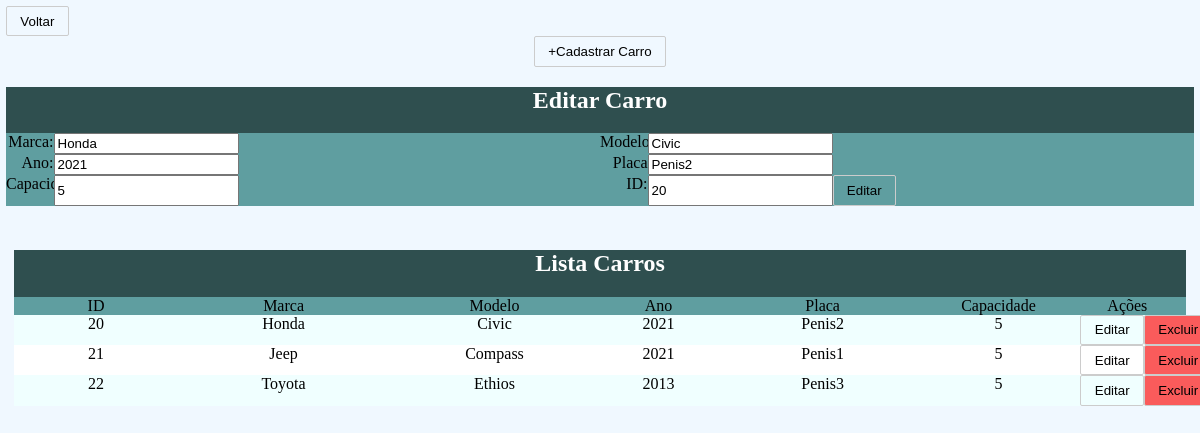
Screenshot of /carros.php?id=20 with the database file from the repository.
### tables this page shows
CREATE TABLE `carros` (
  `id` int(11) NOT NULL,
  `marca` varchar(50) NOT NULL,
  `modelo` varchar(50) NOT NULL,
  `ano` int(11) NOT NULL,
  `placa` varchar(10) NOT NULL,
  `capacidade_passageiros` int(11) NOT NULL
);

### carros.php (the view, shortened to what this page needs)
<link rel="stylesheet" href="style.css">
<?php
include_once("conexao.php");
$edt = "none";
if ($_GET != null) {
    $id = $_GET["id"];
    $sql = "SELECT * FROM CARROS WHERE ID = '$id'";
    $editar = $conexao->query($sql);
    $dados = $editar->fetch_assoc();
    $edtId     = $dados["id"];
    $edtMarca  = $dados["marca"];
    $edtModelo = $dados["modelo"];
    $edtAno    = $dados["ano"];
    $edtPlaca  = $dados["placa"];
    $edtCap    = $dados["capacidade_passageiros"];
    $edt       = "block";
}
?>
<a href="index.php"><button class="btn">Voltar</button></a>
<div style="text-align: center;">
    <button class="btn" onclick="aparecerCadastrar()">+Cadastrar Carro</button>
    <div id="edt" style="display: <?= $edt ?>;">
        <div>
            <form action="editarCarro.php" method="post">
                <div style="background-color: darkslategray; text-align:center">
                    <h2 style="color: white">Editar Carro</h2>
                    <div style="background-color:cadetblue; width:100%;">
                        <div style="display: flex;">
                            <div style="display: flex; width:50%">
                                <label for="marca" style="width: 8%; text-align:right">Marca: </label>
                                <input type="text" id="marca" name="marca" value="<?= $edtMarca ?>">
                            </div>
                            <div style="display: flex; width:50%">
                                <label for="modelo" style="width: 8%; text-align:right">Modelo: </label>
                                <input type="text" id="modelo" name="modelo" value="<?= $edtModelo ?>">
                            </div>
                        </div>
                        <div style="display: flex;">
                            <div style="display: flex; width:50%">
                                <label for="ano" style="width: 8%; text-align:right">Ano:</label>
                                <input type="text" id="ano" name="ano" value="<?= $edtAno ?>">
                            </div>
                            <div style="display: flex; width:50%">
                                <label for="placa" style="width: 8%; text-align:right">Placa</label>
                                <input type="text" id="placa" name="placa" value="<?= $edtPlaca ?>">
                            </div>
                        </div>
                        <div style="display: flex;">
                            <div style="display: flex; width:50%">
                                <label for="capacidade" style="width: 8%; text-align:right">Capacidade</label>
                                <input type="number" id="capacidade" name="capacidade" value="<?= $edtCap ?>">
                            </div>
                            <div style="display: flex; width:50%">
                                <label for="id" style="width: 8%; text-align:right">ID:</label>
                                <input type="text" id="edtId" name="edtId" value="<?= $edtId ?>" readonly>
                                <input class="btn" type="submit" value="Editar">
                            </div>
                        </div>
                    </div>
                </div>
            </form>
        </div>
    </div>
    <div style="padding: 8px;">
        <div style="text-align: center; background-color:darkslategray;">
            <h2 style="color: white;">Lista Carros</h2>
            <div style="width: 100%; display:flex; background-color:cadetblue">
                <div style="width: 14%;">ID</div>
                <div style="width: 18%;">Marca</div>
                <div style="width: 18%;">Modelo</div>
                <div style="width: 10%;">Ano</div>
                <div style="width: 18%;">Placa</div>
                <div style="width: 12%;">Capacidade</div>
                <div style="width: 10%;">Ações</div>
            </div>
        </div>
        <?php
        $sql = "SELECT * FROM CARROS";
        $result = $conexao->query($sql);
        $a = 0;
        foreach ($result as $carro) {
            $carroId = $carro["id"];
            if ($a % 2 == 0) {
                $cor = "azure";
            } else {
                $cor = "white";
            }
            $carroMarca = $carro["marca"];
            $carroModelo = $carro["modelo"];
            $carroAno = $carro["ano"];
            $carroPlaca = $carro["placa"];
            $carroCap = $carro["capacidade_passageiros"];
        ?>
            <div name="<?= $carroId ?>" style="display: flex; background-color:<?= $cor ?>; text-align: center">
                <div style="width: 14%;"><?= $carroId ?></div>
                <div style="width: 18%;"><?= $carroMarca ?></div>
                <div style="width: 18%;"><?= $carroModelo ?></div>
                <div style="width: 10%;"><?= $carroAno ?></div>
                <div style="width: 18%;"><?= $carroPlaca ?></div>
                <div style="width: 12%;"><?= $carroCap ?></div>
                <div style="width: 10%;">
                    <div style="margin-left: 10%; display: flex; ">
                        <a href="carros.php?id=<?= $carroId ?>"><button class="btn">Editar</button>
                        <a href="excluirCarro.php?id=<?= $carroId ?>"><button class="btn-danger">Excluir</button></a>
                    </div>
                </div>
            </div>
        <?php
        $a++;
        }
        ?>
    </div>
</div>

### style.css (style rules this page uses)
.btn { background-color: transparent; border: 1px solid #ccc; padding: 0.5em 1em; border-radius: 2px; margin: 0; outline: none; text-decoration: none; cursor: pointer; }
.btn-danger { background-color:rgb(250, 91, 91); border: 1px solid #ccc; padding: 0.5em 1em; border-radius: 2px; margin: 0; outline: none; text-decoration: none; cursor: pointer; }
a { text-decoration: none; color: black; cursor: pointer; outline: none; }

### rows the page displays
carros: marca "Honda", modelo "Civic", ano "2021", placa "Penis2", capacidade "5", edtId "20", id "20", capacidade_passageiros "5"
carros: id "21", marca "Jeep", modelo "Compass", ano "2021", placa "Penis1", capacidade_passageiros "5"
carros: id "22", marca "Toyota", modelo "Ethios", ano "2013", placa "Penis3", capacidade_passageiros "5"
